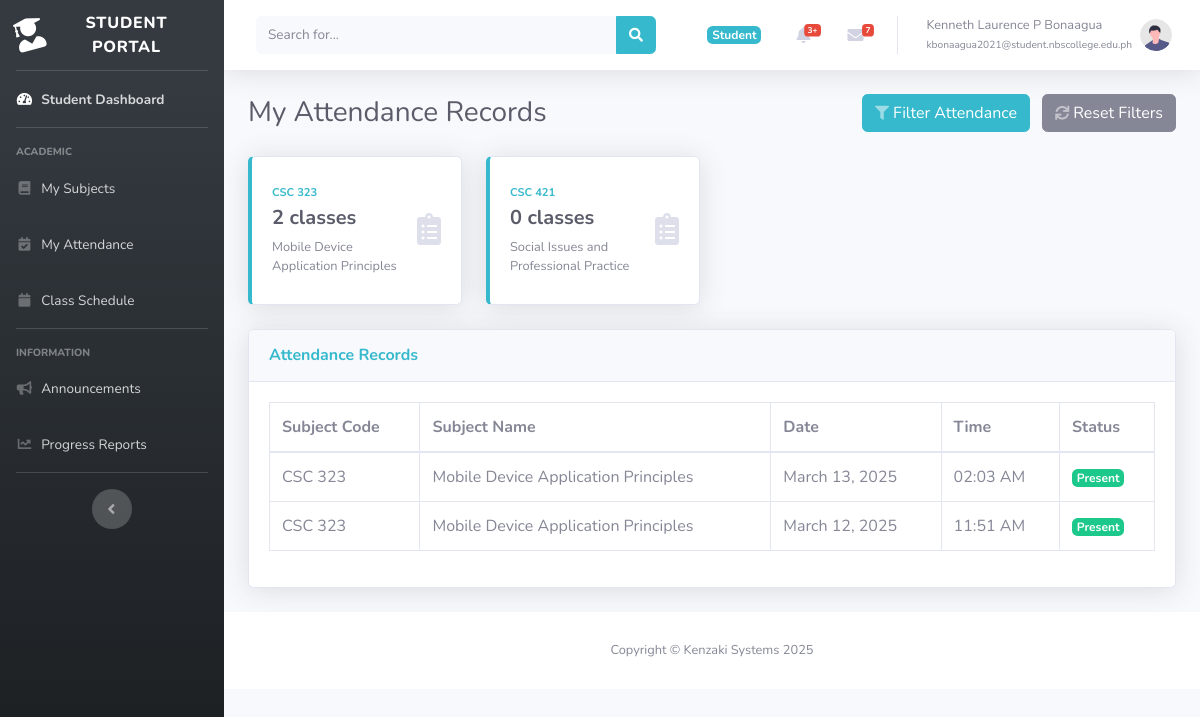
Screenshot of /student_attendances.php (signed in) with the database file from the repository.
### tables this page shows
CREATE TABLE `subjects` (
  `id` int(11) NOT NULL,
  `code` varchar(225) DEFAULT NULL,
  `name` varchar(225) DEFAULT NULL,
  `faculty_id` int(11) DEFAULT NULL,
  `status` int(11) DEFAULT NULL,
  `joincode` varchar(225) DEFAULT NULL
);

CREATE TABLE `attendances` (
  `id` int(11) NOT NULL,
  `user_id` int(11) DEFAULT NULL,
  `subject_id` int(11) DEFAULT NULL,
  `time_in` timestamp NULL DEFAULT NULL
);

### student_attendances.php (the view, shortened to what this page needs)
<?php
require_once 'db.php';
$student_id = $_SESSION['user_id'];
$attendance_query = "SELECT a.id, a.time_in, s.code, s.name,
                    DATE(a.time_in) as attendance_date,
                    TIME(a.time_in) as attendance_time
                    FROM attendances a
                    INNER JOIN subjects s ON a.subject_id = s.id
                    WHERE a.user_id = ?";
$params = [$student_id];
$types = "i";
$attendance_query .= " ORDER BY a.time_in DESC";
$stmt_attendance = $conn->prepare($attendance_query);
if (!empty($params)) {
    $stmt_attendance->bind_param($types, ...$params);
}
$stmt_attendance->execute();
$attendance_result = $stmt_attendance->get_result();
$stats_query = "SELECT s.id, s.code, s.name, COUNT(a.id) as attended_classes,
               (SELECT COUNT(DISTINCT DATE(time_in)) FROM attendances WHERE subject_id = s.id) as total_class_days
               FROM subjects s
               LEFT JOIN attendances a ON s.id = a.subject_id AND a.user_id = ?
               INNER JOIN usersubjects us ON s.id = us.subject_id AND us.user_id = ?
               GROUP BY s.id, s.code, s.name";
$stmt_stats = $conn->prepare($stats_query);
$stmt_stats->bind_param("ii", $student_id, $student_id);
$stmt_stats->execute();
$stats_result = $stmt_stats->get_result();
$attendance_stats = [];
while ($row = $stats_result->fetch_assoc()) {
    $attendance_stats[$row['id']] = $row;
}
include 'includes/header.php';
?>
<div class="container-fluid">
    <div class="d-sm-flex align-items-center justify-content-between mb-4">
        <h1 class="h3 mb-0 text-gray-800">My Attendance Records</h1>
        <div>
            <button class="btn btn-info" data-toggle="modal" data-target="#filterModal">
                <i class="fas fa-filter fa-sm text-white-50"></i> Filter Attendance
            </button>
            <a href="student_attendances.php" class="btn btn-secondary ml-2">
                <i class="fas fa-sync fa-sm text-white-50"></i> Reset Filters
            </a>
        </div>
    </div>
    <div class="row">
        <?php
        foreach ($attendance_stats as $stat):
        ?>
        <div class="col-xl-3 col-md-6 mb-4">
            <div class="card border-left-info shadow h-100 py-2">
                <div class="card-body">
                    <div class="row no-gutters align-items-center">
                        <div class="col mr-2">
                            <div class="text-xs font-weight-bold text-info text-uppercase mb-1">
                                <?php echo htmlspecialchars($stat['code']); ?>
                            </div>
                            <div class="row no-gutters align-items-center">
                                <div class="col-auto">
                                    <div class="h5 mb-0 mr-3 font-weight-bold text-gray-800"><?php echo $stat['total_class_days']; ?> classes</div>
                                </div>
                            </div>
                            <div class="small mt-2"><?php echo htmlspecialchars($stat['name']); ?></div>
                        </div>
                        <div class="col-auto">
                            <i class="fas fa-clipboard-list fa-2x text-gray-300"></i>
                        </div>
                    </div>
                </div>
            </div>
        </div>
        <?php endforeach; ?>
    </div>
    <div class="card shadow mb-4">
        <div class="card-header py-3 d-flex flex-row align-items-center justify-content-between">
            <h6 class="m-0 font-weight-bold text-info">Attendance Records</h6>
        </div>
        <div class="card-body">
            <div class="table-responsive">
                <table class="table table-bordered" id="attendanceTable" width="100%" cellspacing="0">
                    <thead>
                        <tr>
                            <th>Subject Code</th>
                            <th>Subject Name</th>
                            <th>Date</th>
                            <th>Time</th>
                            <th>Status</th>
                        </tr>
                    </thead>
                    <tbody>
                        <?php
                        if ($attendance_result->num_rows > 0):
                            while ($row = $attendance_result->fetch_assoc()):
                        ?>
                            <tr>
                                <td><?php echo htmlspecialchars($row['code']); ?></td>
                                <td><?php echo htmlspecialchars($row['name']); ?></td>
                                <td><?php echo date('F d, Y', strtotime($row['attendance_date'])); ?></td>
                                <td><?php echo date('h:i A', strtotime($row['attendance_time'])); ?></td>
                                <td><span class="badge badge-success">Present</span></td>
                            </tr>
                        <?php
                            endwhile;
                        else:
                        ?>
                            <tr>
                                <td colspan="5" class="text-center">No attendance records found</td>
                            </tr>
                        <?php endif; ?>
                    </tbody>
                </table>
            </div>
        </div>
    </div>
</div>
<?php include 'includes/footer.php'; ?>

### rows the page displays
subjects: code "CSC 323", total_class_days "2", name "Mobile Device Application Principles"
subjects: code "CSC 421", total_class_days "0", name "Social Issues and Professional Practice"
attendances: subject.code "CSC 323", subject.name "Mobile Device Application Principles", attendance_date "March 13, 2025", attendance_time "02:03 AM"
attendances: subject.code "CSC 323", subject.name "Mobile Device Application Principles", attendance_date "March 12, 2025", attendance_time "11:51 AM"

### other values shown
$_SESSION['usertype'] "Student"
$_SESSION['firstname'] "Kenneth Laurence"
$_SESSION['middle_init'] "P"
$_SESSION['lastname'] "Bonaagua"
$_SESSION['email'] "kbonaagua2021@student.nbscollege.edu.ph"
